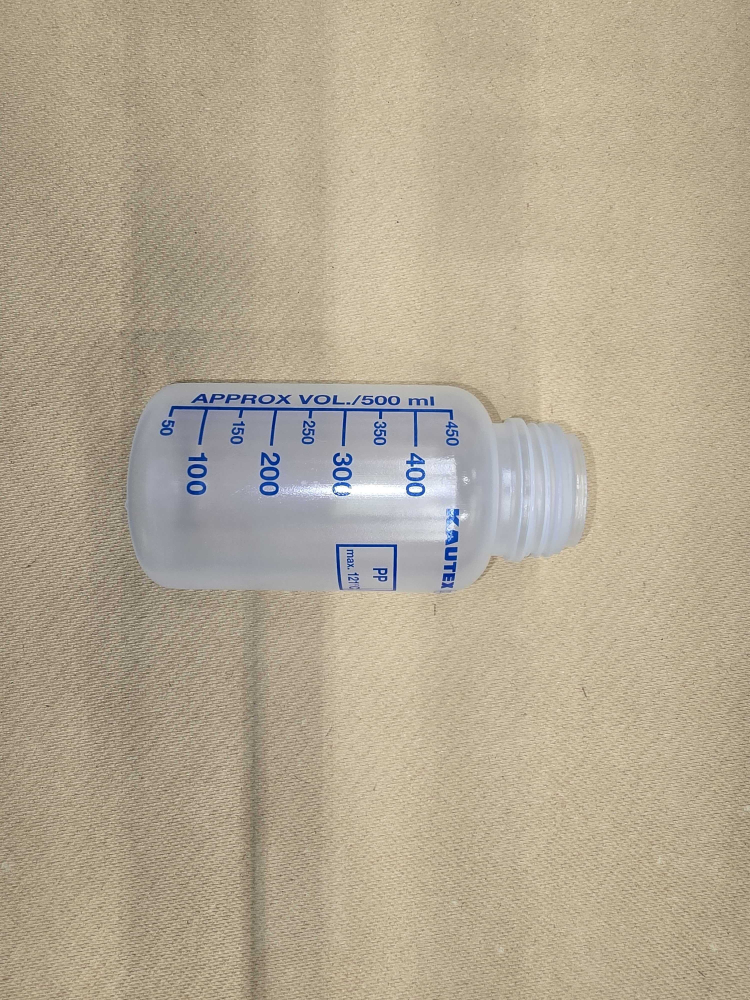
#> input picture Utils/Manual_annotations/Temp_input/20241203_185235.jpg, 3000 x 4000 px (shown at 1/4 size); its folder holds only this picture in this run
$ python Manual_annotations.py
#> lines starting #> are read from the running program, lines starting #| are printed output that depends on the picture
'''
This script is a good alternative to Roboflow for manual annotations.
It allows you to draw bounding boxes around objects in images and save the annotations in YOLO format.
To use this script, you need to have a folder with all the images you want to annotate (Manual_annotations/Temp_input),
    and another one to save the annotations (Manual_annotations/Temp_output).
By following the instructions displayed in the terminal, you can create the annotations for the images.

NOTE: draw the bounding box, then press 'n' and 's' (if the class is correct) to save the .txt file.
'''

import os
import cv2
from pathlib import Path

# Import the colors
import sys
sys.path.append(".")
import Utils.fonts as fonts

# Get the current working directory
current_directory = os.path.dirname(os.path.abspath(__file__))

# Define the folders
image_folder = Path("Utils/Manual_annotations/Temp_input")
label_folder = Path("Utils/Manual_annotations/Temp_output")

# Define the classes
classes_ids = ["becker", "bottle"]

# Initialize global variables
drawing = False
ix, iy = -1, -1
rectangles, classes, rectangles_save = [], [], []
current_class = 0
img = None

# Mouse callback function to draw rectangles
def draw_rectangle(event, x, y, flags, params):
    global ix, iy, drawing, rectangles, classes, current_class

    if event == cv2.EVENT_LBUTTONDOWN:  # At the first click
        drawing = True
        ix, iy = x, y

    elif event == cv2.EVENT_MOUSEMOVE: # While the mouse is moving
        if drawing:
            img_copy = img.copy()  # Make a copy to display while drawing
            cv2.rectangle(img_copy, (ix, iy), (x, y), (0, 255, 0), 2) # Draw the rectangle dynamically
            cv2.imshow("Image", img_copy)

    elif event == cv2.EVENT_LBUTTONUP:  # Once you release the mouse
        drawing = False

        # Add the rectangle coordinates and the current class to the lists
        rectangles.append((ix, iy, x, y))

        # Draw the final rectangle on the image
        cv2.rectangle(img, (ix, iy), (x, y), (0, 255, 0), 2)
        cv2.imshow("Image", img)


# Function to save annotations in YOLO format
def save_annotations(image_filename, rectangles_save, classes):
    h, w, _ = img.shape
    label_filename = os.path.join(label_folder, os.path.splitext(os.path.basename(image_filename))[0] + '.txt')

    with open(label_filename, 'w') as f:
        for (x1, y1, x2, y2), class_id in zip(rectangles_save, classes):

            # Convert to YOLO format: class_id x_center y_center width height (normalized)
            x_center = (x1 + x2) / 2 / w
            y_center = (y1 + y2) / 2 / h
            width = (x2 - x1) / w
            height = (y2 - y1) / h
            f.write(f"{class_id} {x_center} {y_center} {width} {height}\n")


# Annotate images function
def annotate_images():
    global img, rectangles, classes, current_class

    # Get all image full file paths of the images inside the image folder
    image_files = [os.path.join(root, file)
                   for root, _, files in os.walk(image_folder)
                   for file in files if file.lower().endswith(('.jpg', '.png', '.jpeg'))]

    for image_filename in image_files:

        # Load and resize the image
        img = cv2.imread(image_filename)
#> img is the input picture: shape (4000, 3000, 3); mean B, G, R 146.3, 167.6, 179.5
        h, w, _ = img.shape
#> h = 4000; w = 3000
        img = cv2.resize(img, (int(w/3),int(h/3)), interpolation=cv2.INTER_LINEAR)
#> img: shape (1333, 1000, 3)

        # Display the image
        cv2.imshow("Image", img)
        cv2.setMouseCallback("Image", draw_rectangle) # 'draw_rectangle' function is called when a mouse event occurs

        # Reset rectangles and classes for the new image
        rectangles, rectangles_save = [], []
        classes = []

        # Instructions
        print(f'{fonts.red}Instructions:{fonts.reset}')
        print(f'{fonts.green}1. Use the mouse to draw bounding boxes around objects.{fonts.reset}')
        print(f'{fonts.green}2. Press \'c\' to switch between different classes.{fonts.reset}')
        print(f'{fonts.green}3. Press \'n\' to save the current annotation and move to the next.{fonts.reset}')
        print(f'{fonts.green}4. Press \'q\' to quit the annotation process.{fonts.reset}')
        print(f'{fonts.green}5. Press \'s\' to save all annotations for the current image.{fonts.reset}')

        while True:

            # Create a copy of the image to display the current class
            img_with_text = img.copy()
            cv2.putText(img_with_text, f"Class: {classes_ids[current_class]}",
                        (10, 30), cv2.FONT_HERSHEY_SIMPLEX, 1, (0, 255, 0), 2)
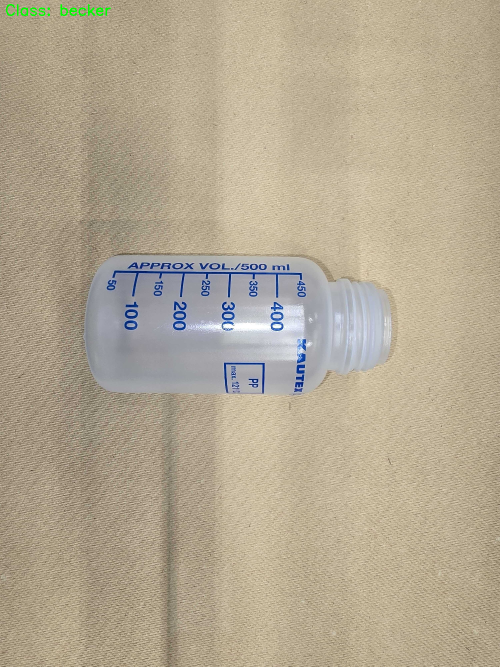
#> img_with_text: shape (1333, 1000, 3) (shown at 1/2 size); mean B, G, R 146.1, 167.6, 179.2
            cv2.imshow("Image", img_with_text)

            # Handle keyboard input
            key = cv2.waitKey(1) & 0xFF
#> (key q is pressed here)
            if key == ord('c'):  # Switch to the next class
                current_class = (current_class + 1) % len(classes_ids)
            elif key == ord('n'):  # Save current annotation and prepare for the next
                if len(rectangles) > 0:  # Ensure at least one rectangle was drawn
                    h, w, _ = img.shape
                    (x1, y1, x2, y2) = rectangles[-1]
                    x_center = (x1 + x2) / 2 / w
                    y_center = (y1 + y2) / 2 / h
                    width = (x2 - x1) / w
                    height = (y2 - y1) / h
                    print(f"{fonts.purple}Annotation: {rectangles[-1]} -> {x_center} {y_center} {width} {height} Class: {classes_ids[current_class]} -> {current_class} {fonts.reset}")
                    classes.append(current_class)  # Ensure correct class is appended
                    rectangles_save.append(rectangles[-1])
            elif key == ord('q'):  # Quit
                break
            elif key == ord('s'):  # Save annotations
                save_annotations(image_filename, rectangles_save, classes)
                print(f"{fonts.green}Annotations saved for {image_filename} {fonts.reset}")
                break

        # Close the window for the current image
        cv2.destroyAllWindows()


# Run the annotation function
if __name__ == '__main__':
    annotate_images()
